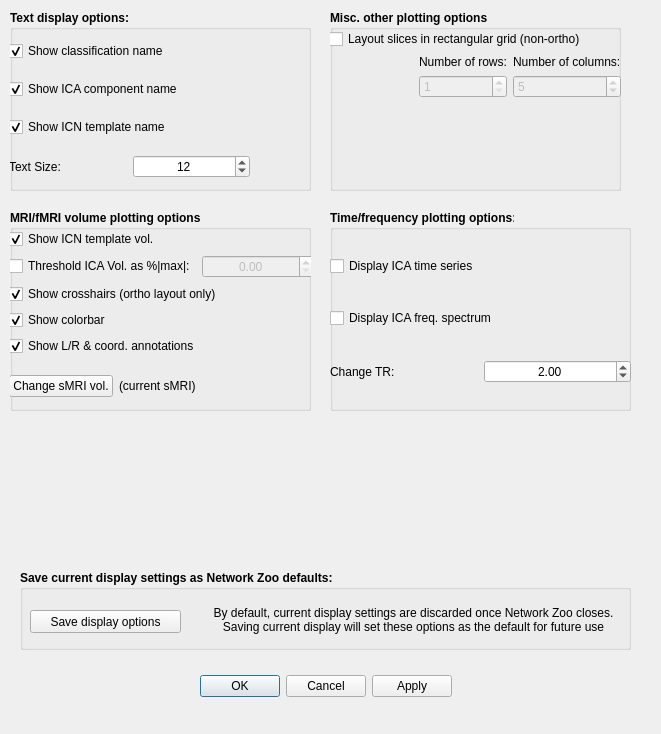
<?xml version="1.0" encoding="UTF-8"?>
<ui version="4.0">
 <class>Dialog</class>
 <widget class="QDialog" name="Dialog">
  <property name="geometry">
   <rect>
    <x>0</x>
    <y>0</y>
    <width>661</width>
    <height>734</height>
   </rect>
  </property>
  <property name="windowTitle">
   <string>Display Options</string>
  </property>
  <widget class="QDialogButtonBox" name="buttonBox">
   <property name="geometry">
    <rect>
     <x>30</x>
     <y>670</y>
     <width>591</width>
     <height>32</height>
    </rect>
   </property>
   <property name="orientation">
    <enum>Qt::Horizontal</enum>
   </property>
   <property name="standardButtons">
    <set>QDialogButtonBox::Apply|QDialogButtonBox::Cancel|QDialogButtonBox::Ok</set>
   </property>
   <property name="centerButtons">
    <bool>true</bool>
   </property>
  </widget>
  <widget class="QGroupBox" name="groupBox">
   <property name="geometry">
    <rect>
     <x>330</x>
     <y>210</y>
     <width>301</width>
     <height>201</height>
    </rect>
   </property>
   <property name="font">
    <font>
     <weight>75</weight>
     <bold>true</bold>
    </font>
   </property>
   <property name="title">
    <string>Time/frequency plotting options:</string>
   </property>
   <widget class="QWidget" name="verticalLayoutWidget">
    <property name="geometry">
     <rect>
      <x>0</x>
      <y>20</y>
      <width>301</width>
      <height>181</height>
     </rect>
    </property>
    <layout class="QVBoxLayout" name="verticalLayout">
     <item>
      <widget class="QCheckBox" name="checkBox_DisplayICAtime">
       <property name="font">
        <font>
         <weight>50</weight>
         <bold>false</bold>
        </font>
       </property>
       <property name="text">
        <string>Display ICA time series</string>
       </property>
      </widget>
     </item>
     <item>
      <widget class="QCheckBox" name="checkBox_DisplayICAfreq">
       <property name="font">
        <font>
         <weight>50</weight>
         <bold>false</bold>
        </font>
       </property>
       <property name="text">
        <string>Display ICA freq. spectrum</string>
       </property>
      </widget>
     </item>
     <item>
      <layout class="QHBoxLayout" name="horizontalLayout">
       <item>
        <widget class="QLabel" name="label_6">
         <property name="font">
          <font>
           <weight>50</weight>
           <bold>false</bold>
          </font>
         </property>
         <property name="text">
          <string>Change TR:</string>
         </property>
        </widget>
       </item>
       <item>
        <widget class="QDoubleSpinBox" name="doubleSpinBox_TR">
         <property name="font">
          <font>
           <weight>50</weight>
           <bold>false</bold>
          </font>
         </property>
         <property name="alignment">
          <set>Qt::AlignCenter</set>
         </property>
         <property name="minimum">
          <double>0.010000000000000</double>
         </property>
         <property name="singleStep">
          <double>0.500000000000000</double>
         </property>
         <property name="value">
          <double>2.000000000000000</double>
         </property>
        </widget>
       </item>
      </layout>
     </item>
    </layout>
   </widget>
  </widget>
  <widget class="QGroupBox" name="groupBox_2">
   <property name="geometry">
    <rect>
     <x>10</x>
     <y>210</y>
     <width>301</width>
     <height>201</height>
    </rect>
   </property>
   <property name="font">
    <font>
     <weight>75</weight>
     <bold>true</bold>
    </font>
   </property>
   <property name="title">
    <string>MRI/fMRI volume plotting options:</string>
   </property>
   <widget class="QWidget" name="verticalLayoutWidget_2">
    <property name="geometry">
     <rect>
      <x>-1</x>
      <y>19</y>
      <width>305</width>
      <height>181</height>
     </rect>
    </property>
    <layout class="QVBoxLayout" name="verticalLayout_2">
     <item>
      <widget class="QCheckBox" name="checkBox_ShowICNtemplate">
       <property name="font">
        <font>
         <weight>50</weight>
         <bold>false</bold>
        </font>
       </property>
       <property name="text">
        <string>Show ICN template vol.</string>
       </property>
       <property name="checked">
        <bool>true</bool>
       </property>
      </widget>
     </item>
     <item>
      <layout class="QHBoxLayout" name="horizontalLayout_2">
       <item>
        <layout class="QHBoxLayout" name="horizontalLayout_4">
         <item>
          <widget class="QCheckBox" name="checkBox_ThreshICAvol">
           <property name="font">
            <font>
             <weight>50</weight>
             <bold>false</bold>
            </font>
           </property>
           <property name="text">
            <string>Threshold ICA Vol. as %|max|:</string>
           </property>
          </widget>
         </item>
         <item>
          <widget class="QDoubleSpinBox" name="doubleSpinBox_ICAvolThresh">
           <property name="enabled">
            <bool>false</bool>
           </property>
           <property name="font">
            <font>
             <weight>50</weight>
             <bold>false</bold>
            </font>
           </property>
           <property name="alignment">
            <set>Qt::AlignCenter</set>
           </property>
          </widget>
         </item>
        </layout>
       </item>
      </layout>
     </item>
     <item>
      <widget class="QCheckBox" name="checkBox_ShowCrosshairs">
       <property name="font">
        <font>
         <weight>50</weight>
         <bold>false</bold>
        </font>
       </property>
       <property name="text">
        <string>Show crosshairs (ortho layout only)</string>
       </property>
       <property name="checked">
        <bool>true</bool>
       </property>
      </widget>
     </item>
     <item>
      <widget class="QCheckBox" name="checkBox_ShowColorbar">
       <property name="font">
        <font>
         <weight>50</weight>
         <bold>false</bold>
        </font>
       </property>
       <property name="text">
        <string>Show colorbar</string>
       </property>
       <property name="checked">
        <bool>true</bool>
       </property>
      </widget>
     </item>
     <item>
      <widget class="QCheckBox" name="checkBox_ShowLR">
       <property name="font">
        <font>
         <weight>50</weight>
         <bold>false</bold>
        </font>
       </property>
       <property name="text">
        <string>Show L/R &amp;&amp; coord. annotations</string>
       </property>
       <property name="checked">
        <bool>true</bool>
       </property>
      </widget>
     </item>
     <item>
      <layout class="QHBoxLayout" name="horizontalLayout_3">
       <item>
        <widget class="QPushButton" name="pushButton_ChangeAnatomicalvol">
         <property name="font">
          <font>
           <weight>50</weight>
           <bold>false</bold>
          </font>
         </property>
         <property name="text">
          <string>Change sMRI vol.</string>
         </property>
        </widget>
       </item>
       <item>
        <widget class="QLabel" name="label_CurrentAnatomicalName">
         <property name="font">
          <font>
           <weight>50</weight>
           <bold>false</bold>
          </font>
         </property>
         <property name="text">
          <string>(current sMRI) </string>
         </property>
        </widget>
       </item>
       <item>
        <spacer name="horizontalSpacer_3">
         <property name="orientation">
          <enum>Qt::Horizontal</enum>
         </property>
         <property name="sizeHint" stdset="0">
          <size>
           <width>40</width>
           <height>20</height>
          </size>
         </property>
        </spacer>
       </item>
      </layout>
     </item>
    </layout>
   </widget>
  </widget>
  <widget class="QGroupBox" name="groupBox_3">
   <property name="geometry">
    <rect>
     <x>10</x>
     <y>10</y>
     <width>301</width>
     <height>181</height>
    </rect>
   </property>
   <property name="font">
    <font>
     <weight>75</weight>
     <bold>true</bold>
    </font>
   </property>
   <property name="title">
    <string>Text display options:</string>
   </property>
   <widget class="QWidget" name="verticalLayoutWidget_4">
    <property name="geometry">
     <rect>
      <x>-1</x>
      <y>19</y>
      <width>241</width>
      <height>161</height>
     </rect>
    </property>
    <layout class="QVBoxLayout" name="verticalLayout_5">
     <item>
      <widget class="QCheckBox" name="checkBox_ShowMappingName">
       <property name="font">
        <font>
         <weight>50</weight>
         <bold>false</bold>
        </font>
       </property>
       <property name="text">
        <string>Show classification name</string>
       </property>
       <property name="checked">
        <bool>true</bool>
       </property>
      </widget>
     </item>
     <item>
      <widget class="QCheckBox" name="checkBox_ShowICAName">
       <property name="font">
        <font>
         <weight>50</weight>
         <bold>false</bold>
        </font>
       </property>
       <property name="text">
        <string>Show ICA component name</string>
       </property>
       <property name="checked">
        <bool>true</bool>
       </property>
      </widget>
     </item>
     <item>
      <widget class="QCheckBox" name="checkBox_ShowICNName">
       <property name="font">
        <font>
         <weight>50</weight>
         <bold>false</bold>
        </font>
       </property>
       <property name="text">
        <string>Show ICN template name</string>
       </property>
       <property name="checked">
        <bool>true</bool>
       </property>
      </widget>
     </item>
     <item>
      <layout class="QHBoxLayout" name="horizontalLayout_6">
       <item>
        <widget class="QLabel" name="label_4">
         <property name="font">
          <font>
           <weight>50</weight>
           <bold>false</bold>
          </font>
         </property>
         <property name="text">
          <string>Text Size:</string>
         </property>
        </widget>
       </item>
       <item>
        <widget class="QSpinBox" name="spinBox_TextSize">
         <property name="font">
          <font>
           <weight>50</weight>
           <bold>false</bold>
          </font>
         </property>
         <property name="alignment">
          <set>Qt::AlignCenter</set>
         </property>
         <property name="value">
          <number>12</number>
         </property>
        </widget>
       </item>
      </layout>
     </item>
    </layout>
   </widget>
  </widget>
  <widget class="QGroupBox" name="groupBox_4">
   <property name="geometry">
    <rect>
     <x>330</x>
     <y>10</y>
     <width>291</width>
     <height>181</height>
    </rect>
   </property>
   <property name="font">
    <font>
     <weight>75</weight>
     <bold>true</bold>
    </font>
   </property>
   <property name="title">
    <string>Misc. other plotting options:</string>
   </property>
   <widget class="QWidget" name="verticalLayoutWidget_3">
    <property name="geometry">
     <rect>
      <x>-1</x>
      <y>19</y>
      <width>292</width>
      <height>131</height>
     </rect>
    </property>
    <layout class="QVBoxLayout" name="verticalLayout_3">
     <item>
      <widget class="QCheckBox" name="checkBox_SliceLayoutMatrix">
       <property name="font">
        <font>
         <weight>50</weight>
         <bold>false</bold>
        </font>
       </property>
       <property name="text">
        <string>Layout slices in rectangular grid (non-ortho)</string>
       </property>
      </widget>
     </item>
     <item>
      <layout class="QHBoxLayout" name="horizontalLayout_5">
       <item>
        <spacer name="horizontalSpacer_4">
         <property name="orientation">
          <enum>Qt::Horizontal</enum>
         </property>
         <property name="sizeHint" stdset="0">
          <size>
           <width>40</width>
           <height>20</height>
          </size>
         </property>
        </spacer>
       </item>
       <item>
        <layout class="QGridLayout" name="gridLayout">
         <item row="0" column="1">
          <widget class="QLabel" name="label_2">
           <property name="font">
            <font>
             <weight>50</weight>
             <bold>false</bold>
            </font>
           </property>
           <property name="text">
            <string>Number of columns:</string>
           </property>
          </widget>
         </item>
         <item row="0" column="0">
          <widget class="QLabel" name="label_3">
           <property name="font">
            <font>
             <weight>50</weight>
             <bold>false</bold>
            </font>
           </property>
           <property name="text">
            <string>Number of rows:</string>
           </property>
          </widget>
         </item>
         <item row="1" column="0">
          <widget class="QSpinBox" name="spinBox_numRows">
           <property name="enabled">
            <bool>false</bool>
           </property>
           <property name="font">
            <font>
             <weight>50</weight>
             <bold>false</bold>
            </font>
           </property>
           <property name="minimum">
            <number>1</number>
           </property>
           <property name="maximum">
            <number>49</number>
           </property>
          </widget>
         </item>
         <item row="1" column="1">
          <widget class="QSpinBox" name="spinBox_numCols">
           <property name="enabled">
            <bool>false</bool>
           </property>
           <property name="font">
            <font>
             <weight>50</weight>
             <bold>false</bold>
            </font>
           </property>
           <property name="minimum">
            <number>1</number>
           </property>
           <property name="maximum">
            <number>50</number>
           </property>
           <property name="value">
            <number>5</number>
           </property>
          </widget>
         </item>
        </layout>
       </item>
      </layout>
     </item>
     <item>
      <spacer name="verticalSpacer_2">
       <property name="orientation">
        <enum>Qt::Vertical</enum>
       </property>
       <property name="sizeHint" stdset="0">
        <size>
         <width>20</width>
         <height>40</height>
        </size>
       </property>
      </spacer>
     </item>
    </layout>
   </widget>
  </widget>
  <widget class="QGroupBox" name="groupBox_5">
   <property name="geometry">
    <rect>
     <x>20</x>
     <y>570</y>
     <width>611</width>
     <height>80</height>
    </rect>
   </property>
   <property name="font">
    <font>
     <weight>75</weight>
     <bold>true</bold>
    </font>
   </property>
   <property name="title">
    <string>Save current display settings as Network Zoo defaults:</string>
   </property>
   <widget class="QPushButton" name="pushButton_SaveDisplayOptions">
    <property name="geometry">
     <rect>
      <x>10</x>
      <y>40</y>
      <width>151</width>
      <height>23</height>
     </rect>
    </property>
    <property name="font">
     <font>
      <weight>50</weight>
      <bold>false</bold>
     </font>
    </property>
    <property name="text">
     <string>Save display options</string>
    </property>
   </widget>
   <widget class="QLabel" name="label">
    <property name="geometry">
     <rect>
      <x>178</x>
      <y>24</y>
      <width>431</width>
      <height>51</height>
     </rect>
    </property>
    <property name="font">
     <font>
      <weight>50</weight>
      <bold>false</bold>
     </font>
    </property>
    <property name="text">
     <string>By default, current display settings are discarded once Network Zoo closes. Saving current display will set these options as the default for future use</string>
    </property>
    <property name="alignment">
     <set>Qt::AlignCenter</set>
    </property>
    <property name="wordWrap">
     <bool>true</bool>
    </property>
   </widget>
  </widget>
  <widget class="QLabel" name="label_applyWarning">
   <property name="geometry">
    <rect>
     <x>98</x>
     <y>710</y>
     <width>301</width>
     <height>20</height>
    </rect>
   </property>
   <property name="text">
    <string/>
   </property>
  </widget>
 </widget>
 <resources/>
 <connections>
  <connection>
   <sender>buttonBox</sender>
   <signal>accepted()</signal>
   <receiver>Dialog</receiver>
   <slot>accept()</slot>
   <hints>
    <hint type="sourcelabel">
     <x>248</x>
     <y>254</y>
    </hint>
    <hint type="destinationlabel">
     <x>157</x>
     <y>274</y>
    </hint>
   </hints>
  </connection>
  <connection>
   <sender>buttonBox</sender>
   <signal>rejected()</signal>
   <receiver>Dialog</receiver>
   <slot>reject()</slot>
   <hints>
    <hint type="sourcelabel">
     <x>316</x>
     <y>260</y>
    </hint>
    <hint type="destinationlabel">
     <x>286</x>
     <y>274</y>
    </hint>
   </hints>
  </connection>
 </connections>
</ui>
